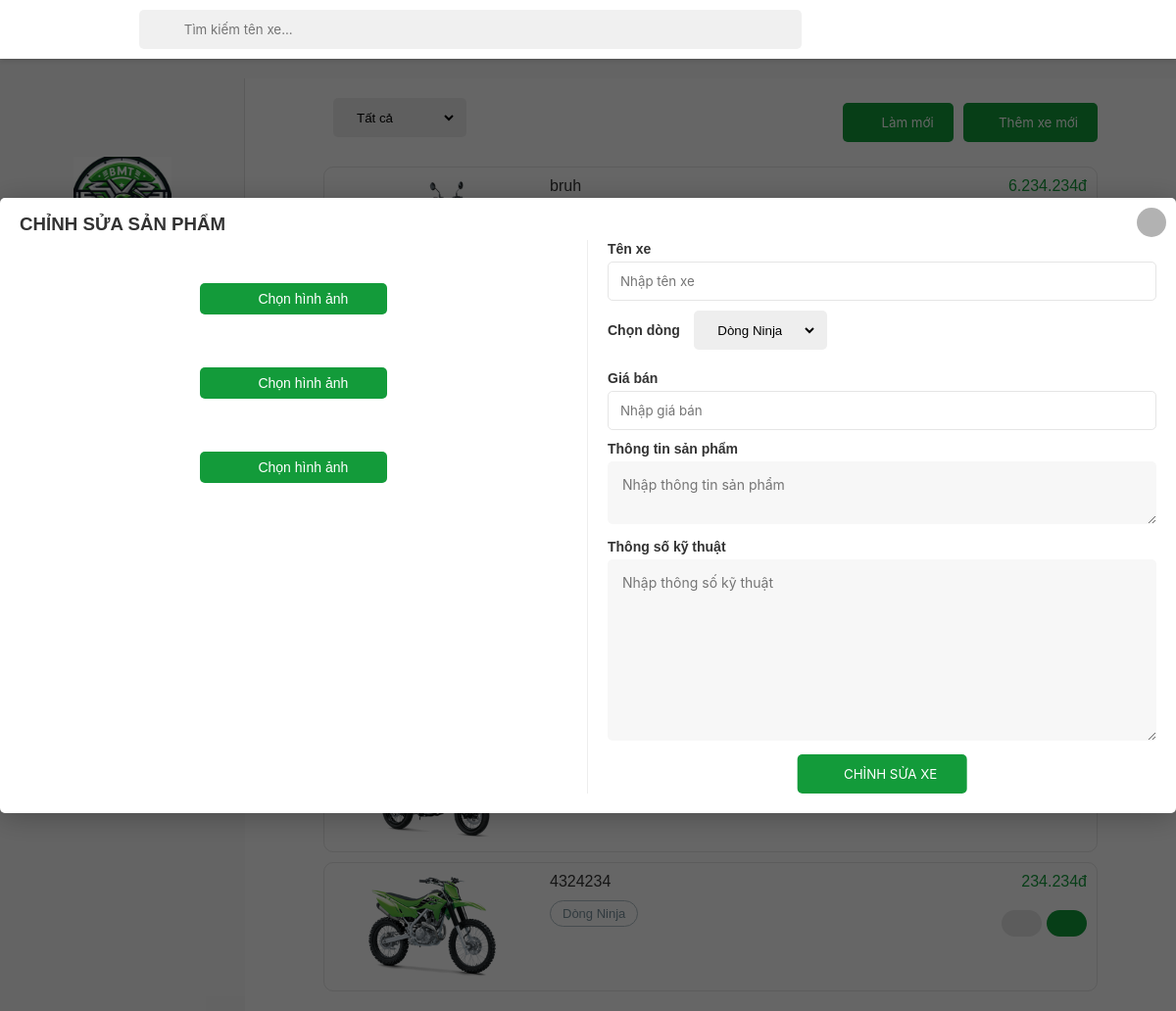
The page /sanpham/changeproduct.php on the database its author committed.
### tables this page shows
CREATE TABLE `products` (
  `id` int(11) NOT NULL,
  `tensp` varchar(255) NOT NULL,
  `dongsp` varchar(255) DEFAULT NULL,
  `mauxe` varchar(255) DEFAULT NULL,
  `giaban` int(11) NOT NULL,
  `thongtinsp` text DEFAULT NULL,
  `thongsokt` text DEFAULT NULL,
  `hinhanh` varchar(255) NOT NULL DEFAULT '',
  `hinhanh2` varchar(255) NOT NULL DEFAULT '',
  `hinhanh3` varchar(255) NOT NULL DEFAULT ''
);

### sanpham/changeproduct.php (the view, shortened to what this page needs)
<?php
$product = null;
?>
<!DOCTYPE html>
<html lang="en">
<head>
    <link rel="stylesheet" href="../assets/css/admin.css">
    <link href="../assets/font/font-awesome-pro-v6-6.2.0/css/all.min.css" rel="stylesheet" type="text/css" />
    <link rel="stylesheet" href="../assets/css/admin-responsive.css">
</head>
<body>
<header class="header">
        <button class="menu-icon-btn">
            <div class="menu-icon">
                <i class="fa-regular fa-bars"></i>
            </div>
        </button>
    </header>
    <div class="container">
        <aside class="sidebar open">
            <div class="top-sidebar">
                <a href="" class="channel-logo"><img src="../image/logo.png" alt="Channel Logo"></a>
                <div class="hidden-sidebar your-channel"><img src="" style="height: 30px;" alt="">
                </div>
            </div>
            <div class="middle-sidebar">
                <ul class="sidebar-list">
                    <li class="sidebar-list-item tab-content">
                        <a href="../admin.php" class="sidebar-link">
                            <div class="sidebar-icon"><i class="fa-light fa-house"></i></div>
                            <div class="hidden-sidebar">Trang tổng quan</div>
                        </a>
                    </li>
                    <li class="sidebar-list-item tab-content active">
                        <a href="../sanpham/sanpham.php" class="sidebar-link">
                            <div class="sidebar-icon"><i class="fa-thin fa-motorcycle"></i></div>
                            <div class="hidden-sidebar">Sản phẩm</div>
                        </a>
                    </li>
                    <li class="sidebar-list-item tab-content">
                        <a href="../khachhang/khachhang.php" class="sidebar-link">
                            <div class="sidebar-icon"><i class="fa-light fa-users"></i></div>
                            <div class="hidden-sidebar">Khách hàng</div>
                        </a>
                    </li>
                    <li class="sidebar-list-item tab-content">
                        <a href="../donhang/donhang.php" class="sidebar-link">
                            <div class="sidebar-icon"><i class="fa-light fa-basket-shopping"></i></div>
                            <div class="hidden-sidebar">Đơn hàng</div>
                        </a>
                    </li>
                    <li class="sidebar-list-item tab-content">
                        <a href="../thongkesp/thongke.php" class="sidebar-link">
                            <div class="sidebar-icon"><i class="fa-light fa-chart-simple"></i></div>
                            <div class="hidden-sidebar">Thống kê sản phẩm</div>
                        </a>
                    </li>
                    <li class="sidebar-list-item tab-content">
                        <a href="../thongkekh/thongkekh.php" class="sidebar-link">
                            <div class="sidebar-icon"><i class="fa-light fa-chart-simple"></i></div>
                            <div class="hidden-sidebar">Thống kê khách hàng</div>
                        </a>
                    </li>
                    <li class="sidebar-list-item user-logout" style="border-top: 2px solid rgba(0,0,0,0.12);">
                        <a href="#" class="sidebar-link">
                            <div class="sidebar-icon"><i class="fa-light fa-circle-user"></i></div>
                        </a>
                    </li>
                    <li class="sidebar-list-item user-logout">
                        <a href="../index.php" class="sidebar-link">
                            <div class="sidebar-icon"><i class="fa-light fa-arrow-right-from-bracket"></i></div>
                            <div class="hidden-sidebar" id="logoutacc">Đăng xuất</div>
                        </a>
                    </li>
                </ul>
            </div>
        </aside>
        <main class="content">
            <div class="section product-all">
                <div class="admin-control">
                    <div class="admin-control-left">
                        <select name="the-loai" id="the-loai">
                            <option>Tất cả</option>
                        </select>
                    </div>
                    <div class="admin-control-center">
                        <form action="" class="form-search">
                            <span class="search-btn"><i class="fa-light fa-magnifying-glass"></i></span>
                            <input id="form-search-product" type="text" class="form-search-input"
                                placeholder="Tìm kiếm tên xe...">
                        </form>
                    </div>
                    <div class="admin-control-right">
                        <button class="btn-control-large" id="btn-cancel-product"><i
                                class="fa-light fa-rotate-right"></i> Làm mới</button>
                        <a href="newproduct.php"><button class="btn-control-large" id="btn-add-product"><i class="fa-light fa-plus"></i> Thêm xe
                                mới</button></a>
                    </div>
                </div>
                <?php
                $servername = "localhost";
                $username = "root";
                $password = "";
                $dbname = "admindoan";
                $conn = new mysqli($servername, $username, $password, $dbname);
                $sql = "SELECT id, tensp, dongsp, giaban, thongtinsp, hinhanh FROM products";
                $result = $conn->query($sql);
                if ($result->num_rows > 0) {
                    while ($row = $result->fetch_assoc()) {
                        echo '
        <div class="list">
            <div class="list-left">
                <img src="' . $row["hinhanh"] . '" alt="' . '">
                <div class="list-info">
                    <h4>' . $row["tensp"] . '</h4>
                    <p class="list-note">' . $row["thongtinsp"] . '</p>
                    <span class="list-category"> ' . $row["dongsp"] . '</span>
                </div>
            </div>
            <div class="list-right">
                <div class="list-price">
                    <span class="list-current-price">' . number_format($row["giaban"], 0, ',', '.') . 'đ</span>
                </div>
                <div class="list-control">
                    <div class="list-tool">
                        <a href="changeproduct.php?id=' . $row["id"] . '">
                            <button class="btn-edit"><i class="fa-light fa-pen-to-square"></i></button>
                        </a>
                        <button class="btn-delete" onclick=""><i class="fa-regular fa-trash"></i></button>
                    </div>
                </div>
            </div>
        </div>
        ';
                    }
                } else {
                    echo "Không có sản phẩm nào!";
                }
                ?>
            </div>
        </main>
    </div>
    <div class="modal add-product open ">
        <div class="modal-container">
            <h3 class="modal-container-title add-product-e">CHỈNH SỬa SẢN PHẨM</h3>
            <a href="sanpham.php"><button class="modal-close product-form"><i class="fa-regular fa-xmark"></i></button></a>
            <div class="modal-content">
                <form action="" method="POST" enctype="multipart/form-data" class="add-product-form">
                    <div class="modal-content-left">
                        <div class="form-group file">
                            <label for="up-hinh-anh" class="form-label-file"><i class="fa-regular fa-cloud-arrow-up"></i>Chọn hình ảnh</label>
                        </div>
                        <div class="form-group file">
                            <label for="up-hinh-anh2" class="form-label-file"><i class="fa-regular fa-cloud-arrow-up"></i>Chọn hình ảnh</label>
                        </div>
                        <div class="form-group file">
                            <label for="up-hinh-anh3" class="form-label-file"><i class="fa-regular fa-cloud-arrow-up"></i>Chọn hình ảnh</label>
                        </div>
                    </div>
                    <div class="modal-content-right">
                        <div class="form-group">
                            <label for="ten-mon" class="form-label">Tên xe</label>
                            <input id="ten-mon" name="ten-mon" type="text" placeholder="Nhập tên xe" value="<?php echo htmlspecialchars($product['tensp']); ?>" class="form-control">
                        </div>
                        <div class="form-group">
                            <label for="category" class="form-label">Chọn dòng</label>
                            <select name="category" id="chon-mon">
                                <option value="Dòng Ninja" <?php echo ($product['dongsp'] == 'Dòng Ninja') ? 'selected' : ''; ?>>Dòng Ninja</option>
                            </select>
                        </div>
                        <div class="form-group">
                            <label for="gia-ban" class="form-label">Giá bán</label>
                            <input id="gia-ban" name="gia-ban" type="text" placeholder="Nhập giá bán" value="<?php echo htmlspecialchars($product['giaban']); ?>" class="form-control">
                        </div>
                        <div class="form-group">
                            <label for="thong-tin-sp" class="form-label">Thông tin sản phẩm</label>
                            <textarea class="product-desc" name="thong-tin-sp" id="thong-tin-sp" placeholder="Nhập thông tin sản phẩm" style="width:100%;height:100%;"><?php echo htmlspecialchars($product['thongtinsp']); ?></textarea>
                        </div>
                        <div class="form-group">
                            <label for="thong-so-ky-thuat" class="form-label">Thông số kỹ thuật</label>
                            <textarea class="product-desc" name="thong-so-ky-thuat" id="thong-so-ky-thuat" placeholder="Nhập thông số kỹ thuật" style="width:100%;height:185px;"><?php echo htmlspecialchars($product['thongsokt']); ?></textarea>
                        </div>
                        <button class="form-submit btn-add-product-form add-product-e" id="change-product-button">
                            <i class="fa-regular fa-plus"></i>
                            <span>CHỈNH SỬA XE</span>
                        </button>
                    </div>
                </form>
            </div>
        </div>
    </div>
</body>
</html>

### assets/css/admin-responsive.css (style rules this page uses)
:root { --red: #B5292F; --lightest-gray: rgb(249, 249, 249); }
@media only screen and (max-width: 1200px) { .admin-control-center { margin: 1rem -1rem; width: 25rem; } }
@media only screen and (max-width: 1200px) { select { margin-bottom: 10px; } }
@media only screen and (max-width: 1200px) { .header { z-index: 100; display: flex; } }
@media only screen and (max-width: 1200px) { .form-search { position: fixed; left: 60px; top: 10px; width: 70%; z-index: 101; } }
@media only screen and (max-width: 1200px) { .sidebar { height: calc(100vh - var(--header-height)); top: var(--header-height); } }

### rows shown on the page
products: tensp "bruh", giaban "6.234.234"
products: hinhanh (picture), tensp "4324234", dongsp "Dòng Ninja", giaban "234.234"
